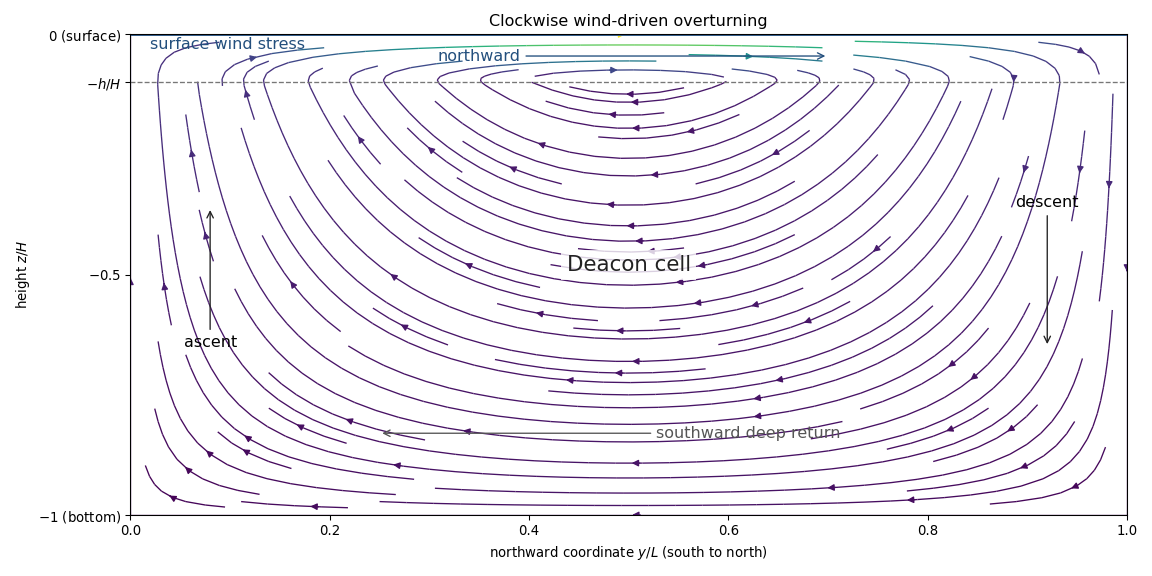

Python code for this plot:
"""Draw Paper 79's impermeable-channel Deacon cell at constant Coriolis parameter.

Requires caller-supplied MPLCONFIGDIR; writes basename PNG only to cwd.
"""

from pathlib import Path
import os

if not os.environ.get("MPLCONFIGDIR"):
    raise RuntimeError("Set MPLCONFIGDIR to a caller-owned cache directory")

import numpy as np
import matplotlib.pyplot as plt


width, height = 12, 6
y = np.linspace(0.0, 1.0, 241)
z = np.linspace(-1.0, 0.0, 301)
Y, Z = np.meshgrid(y, z)
h = 0.1  # h/H from the paper's representative depths.
s = np.maximum(Z + h, 0.0)
G = Z + 1.0 - (s / h) ** 2

# With constant positive A, Psi/A = sin(pi*y/L) G(z/H).
# Both plotted coordinates are normalized, so the common positive scale of
# their velocity components can be omitted without changing streamlines.
Psi = np.sin(np.pi * Y) * G
V = np.sin(np.pi * Y) * (2.0 * s / h**2 - 1.0)
W = np.pi * np.cos(np.pi * Y) * G
V[:, [0, -1]] = 0.0
W[[0, -1], :] = 0.0
assert np.all(V[:, [0, -1]] == 0.0)
assert np.all(W[[0, -1], :] == 0.0)
speed = np.hypot(V, W)

fig, ax = plt.subplots(figsize=(width, height), dpi=96)
ax.set_facecolor("white")
ax.streamplot(y, z, V, W, color=speed, cmap="viridis", density=1.25,
              linewidth=1.0, arrowsize=1.0)
ax.axhline(0.0, color="#35608d", linewidth=3)
ax.axhline(-h, color="#777777", linewidth=1, linestyle="--")
ax.text(0.02, 0.995, "surface wind stress", color="#234f7d", fontsize=12,
        ha="left", va="top", transform=ax.transAxes)
ax.annotate("northward", xy=(0.70, -0.045), xytext=(0.35, -0.045),
            arrowprops={"arrowstyle": "->", "color": "#234f7d"},
            color="#234f7d", fontsize=12, ha="center", va="center")
ax.annotate("southward deep return", xy=(0.25, -0.83), xytext=(0.62, -0.83),
            arrowprops={"arrowstyle": "->", "color": "#555555"},
            color="#555555", fontsize=12, ha="center", va="center")
ax.annotate("ascent", xy=(0.08, -0.36), xytext=(0.08, -0.65),
            arrowprops={"arrowstyle": "->", "color": "#222222"}, fontsize=12,
            ha="center")
ax.annotate("descent", xy=(0.92, -0.65), xytext=(0.92, -0.36),
            arrowprops={"arrowstyle": "->", "color": "#222222"}, fontsize=12,
            ha="center")
ax.text(0.5, -0.48, "Deacon cell", ha="center", va="center", fontsize=16,
        color="#222222", bbox={"facecolor": "white", "alpha": 0.8, "edgecolor": "none"})
ax.set_xlabel(r"northward coordinate $y/L$ (south to north)")
ax.set_ylabel(r"height $z/H$")
ax.set_xlim(0, 1)
ax.set_ylim(-1, 0)
ax.set_yticks([-1, -0.5, -h, 0], [r"$-1$ (bottom)", r"$-0.5$", r"$-h/H$", r"$0$ (surface)"])
ax.set_title("Clockwise wind-driven overturning")
fig.tight_layout()
fig.savefig(Path.cwd() / (Path(__file__).stem + ".png"), dpi=96,
            facecolor="white", transparent=False)
plt.close(fig)
